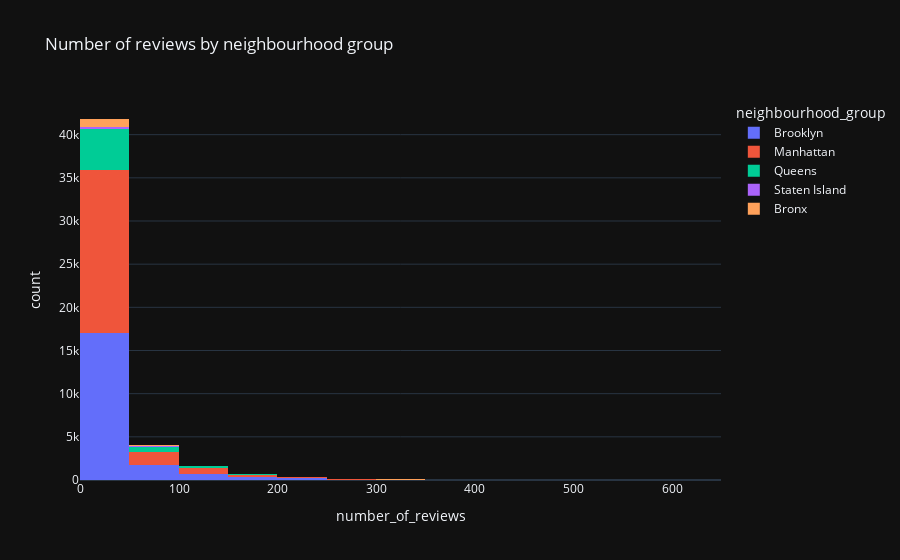

Here is the notebook cell this chart was saved with:
### Code cell
fig = px.histogram(df1, 
                    x="number_of_reviews",
                    color="neighbourhood_group",
                    nbins=25,
                    title='Number of reviews by neighbourhood group',
                    template='plotly_dark'
                    )

fig.show()

### Figure 1 — Plotly figure (JSON) as saved in the notebook; plotly's stock layout.template omitted (floating-point values rounded to 4 significant figures; data arrays with more than 128 entries replaced by an {"elided": "..."} marker saying what was removed)
{"data": [{"alignmentgroup": "True", "bingroup": "x", "hovertemplate": "neighbourhood_group=Brooklyn<br>number_of_reviews=%{x}<br>count=%{y}<extra></extra>", "legendgroup": "Brooklyn", "marker": {"color": "#636efa", "pattern": {"shape": ""}}, "name": "Brooklyn", "nbinsx": 25, "offsetgroup": "Brooklyn", "orientation": "v", "showlegend": true, "type": "histogram", "x": {"elided": "20104 int values"}, "xaxis": "x", "yaxis": "y"}, {"alignmentgroup": "True", "bingroup": "x", "hovertemplate": "neighbourhood_group=Manhattan<br>number_of_reviews=%{x}<br>count=%{y}<extra></extra>", "legendgroup": "Manhattan", "marker": {"color": "#EF553B", "pattern": {"shape": ""}}, "name": "Manhattan", "nbinsx": 25, "offsetgroup": "Manhattan", "orientation": "v", "showlegend": true, "type": "histogram", "x": {"elided": "21661 int values"}, "xaxis": "x", "yaxis": "y"}, {"alignmentgroup": "True", "bingroup": "x", "hovertemplate": "neighbourhood_group=Queens<br>number_of_reviews=%{x}<br>count=%{y}<extra></extra>", "legendgroup": "Queens", "marker": {"color": "#00cc96", "pattern": {"shape": ""}}, "name": "Queens", "nbinsx": 25, "offsetgroup": "Queens", "orientation": "v", "showlegend": true, "type": "histogram", "x": {"elided": "5666 int values"}, "xaxis": "x", "yaxis": "y"}, {"alignmentgroup": "True", "bingroup": "x", "hovertemplate": "neighbourhood_group=Staten Island<br>number_of_reviews=%{x}<br>count=%{y}<extra></extra>", "legendgroup": "Staten Island", "marker": {"color": "#ab63fa", "pattern": {"shape": ""}}, "name": "Staten Island", "nbinsx": 25, "offsetgroup": "Staten Island", "orientation": "v", "showlegend": true, "type": "histogram", "x": {"elided": "373 int values"}, "xaxis": "x", "yaxis": "y"}, {"alignmentgroup": "True", "bingroup": "x", "hovertemplate": "neighbourhood_group=Bronx<br>number_of_reviews=%{x}<br>count=%{y}<extra></extra>", "legendgroup": "Bronx", "marker": {"color": "#FFA15A", "pattern": {"shape": ""}}, "name": "Bronx", "nbinsx": 25, "offsetgroup": "Bronx", "orientation": "v", "showlegend": true, "type": "histogram", "x": {"elided": "1091 int values"}, "xaxis": "x", "yaxis": "y"}], "layout": {"barmode": "relative", "legend": {"title": {"text": "neighbourhood_group"}, "tracegroupgap": 0}, "title": {"text": "Number of reviews by neighbourhood group"}, "xaxis": {"anchor": "y", "domain": [0, 1], "title": {"text": "number_of_reviews"}}, "yaxis": {"anchor": "x", "domain": [0, 1], "title": {"text": "count"}}}}
